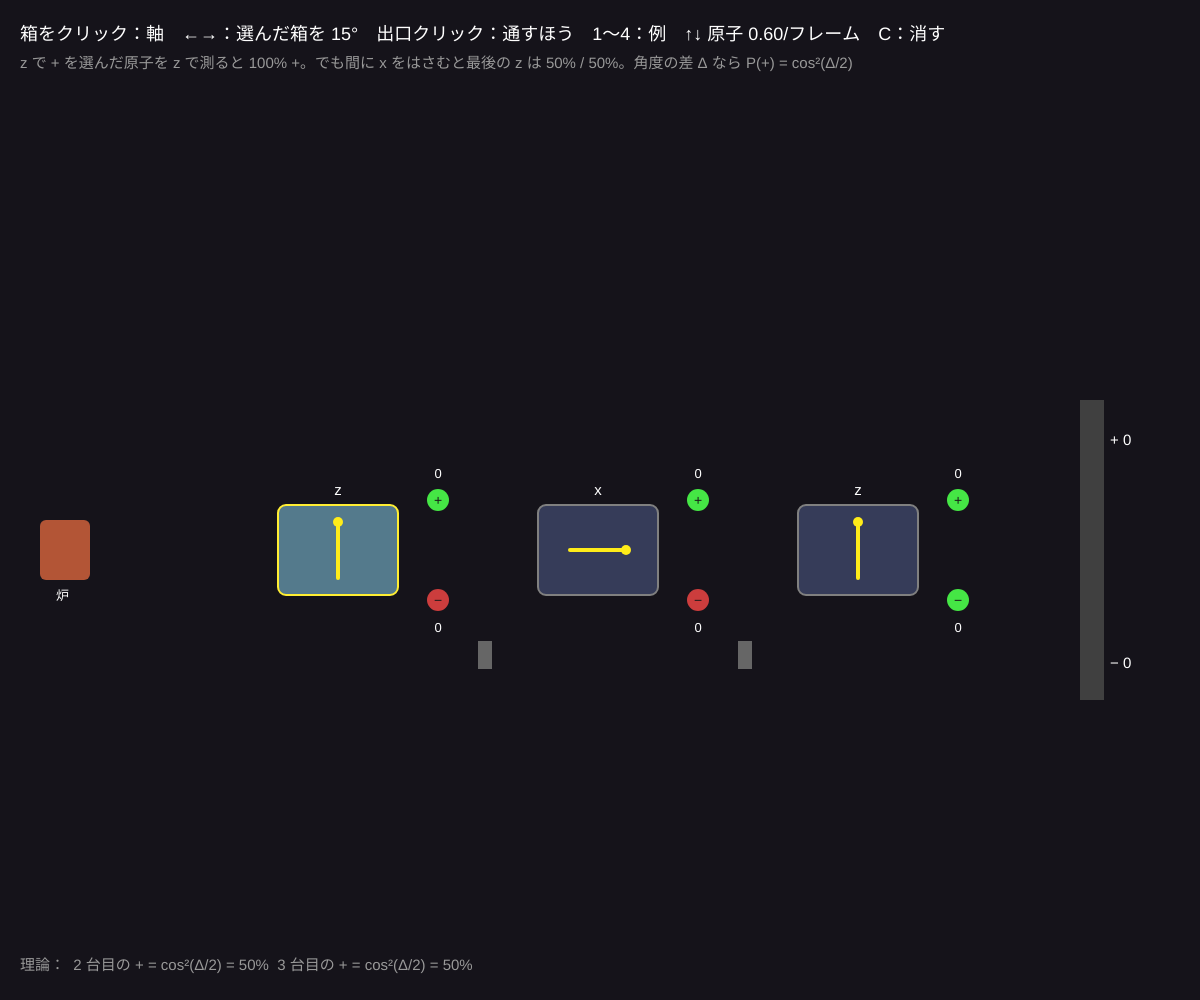
Frame 1 (no input)
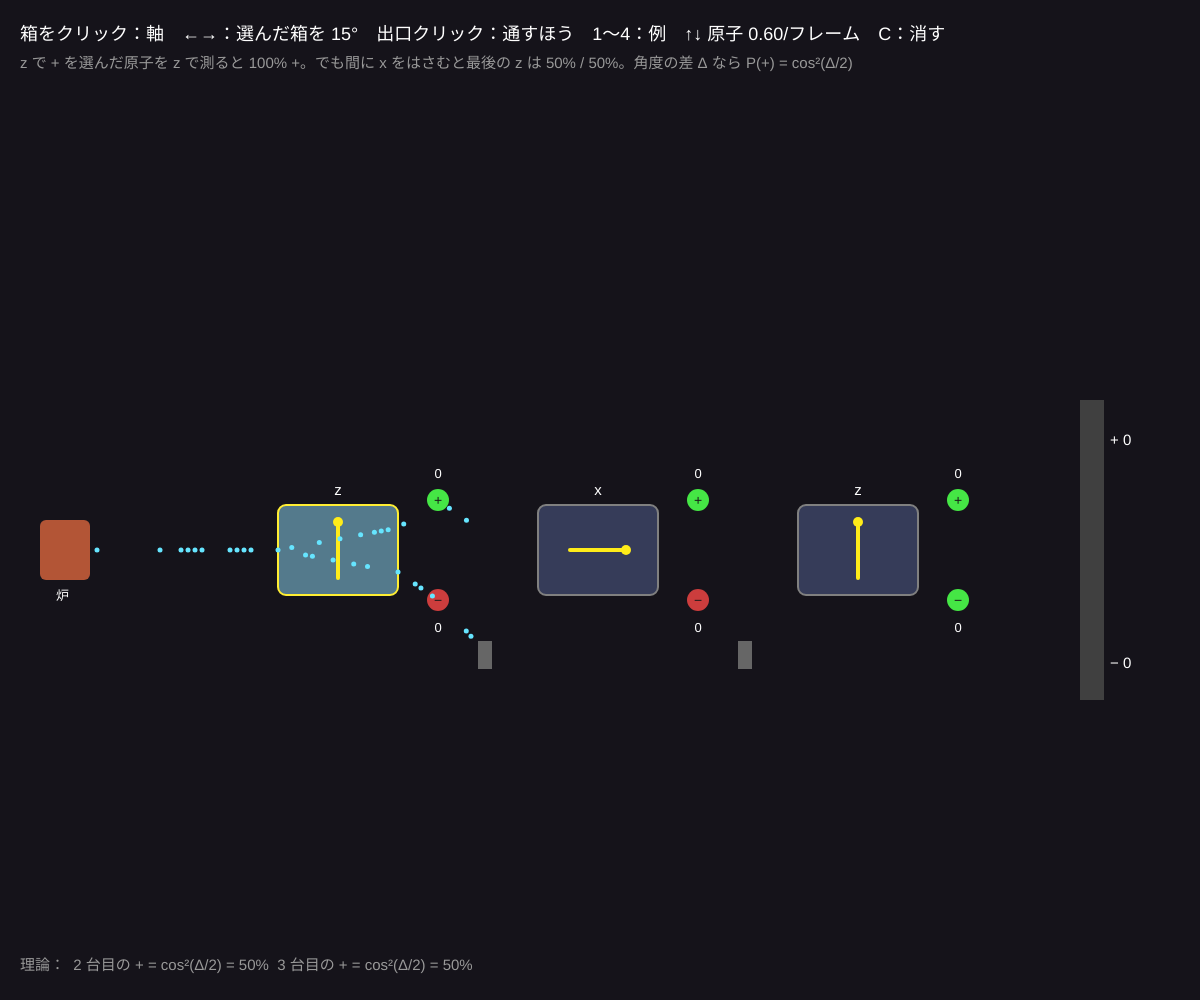
Frame 60 (no input)
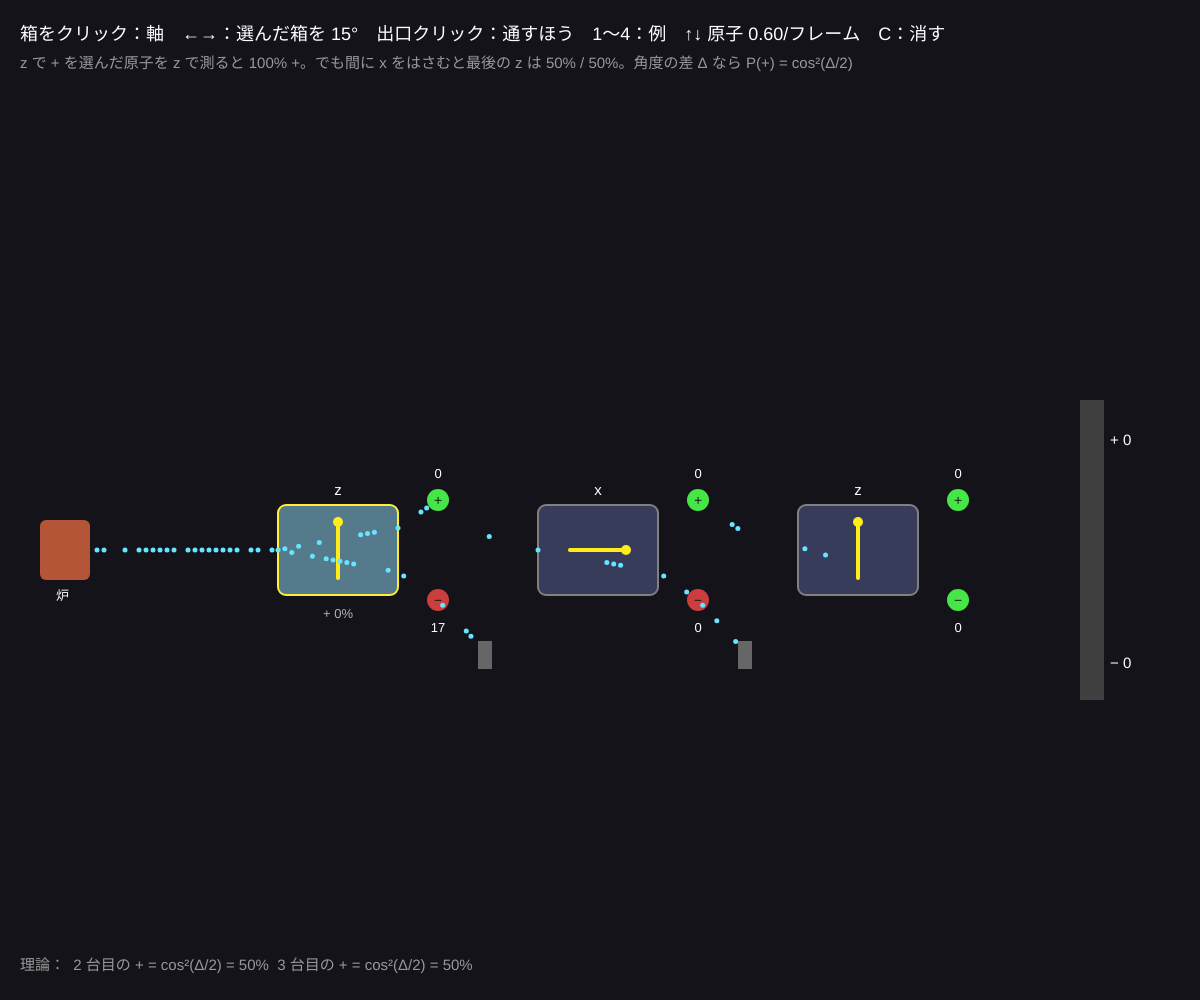
Frame 120 (the mouse pressed at the canvas centre since frame 60)

The p5.js sketch that drew these frames (run headless with seeded random() and noise() and a simulated clock; from frame 60 on, the mouse is pressed at the canvas centre):

// p5.js sketch
// ── sketch.js
// ============================================
// 09 シュテルン＝ゲルラッハ実験
// 銀原子のビームを不均一な磁石（SG 装置）に通すと、スピンの向きで「上（+）」「下（−）」の 2 本にだけ分かれる
//   z で + を選んだあと x で測り、もう一度 z で測ると… また半々に分かれる。x を測ったことで z の情報が消える
// 箱をクリック = 軸を z → 45° → x → z / ←→ = 選んだ箱の軸を 15° ずつ / 出口（+ / −）をクリック = 次へ通すほう
// 1〜4 = 例（z ／ z-z ／ z-x ／ z-x-z） / ↑↓ = 原子の数 / C = カウントを消す
// ============================================

let stages = [];            // 各装置 {th: 軸の角度（0 = z, 90 = x）, pass: 1（+）か −1（−）, cnt: [+, −]}
let sel = 0;
let rate = 0.6;             // ★ 1 フレームに出す原子の数（平均）
let atoms = [];
let speed = 7;              // ★ 原子の速さ（px/フレーム）
let finalCnt = [0, 0];

function setup() {
  createCanvas(windowWidth, windowHeight);
  colorMode(HSB, 360, 100, 100, 100);
  preset(4);
}

function preset(k) {
  let axes = [[0], [0, 0], [0, 90], [0, 90, 0]][k - 1];
  stages = axes.map((th) => ({ th, pass: 1, cnt: [0, 0] }));
  atoms = []; finalCnt = [0, 0]; sel = 0;
}

// 画面の配置
let cy, ovenX;
function boxX(i) { let sp = (width - 420) / stages.length; return 260 + sp * i + sp * 0.3; }
function portY(s) { return cy - s * 50; }   // + は上、− は下

// ★ 1 個の原子の運命をシミュレーションして、通り道（点の列）を作る
//   スピンの向き s（単位ベクトル）。軸 n で測ると + になる確率 = (1 + s·n) / 2 = cos²(角度の差 / 2)
//   測ったあと s は +n か −n に「収縮」する
function makeAtom() {
  // 炉から出る原子のスピンはばらばらの向き（3D でランダム）
  let u = random(-1, 1), ph = random(TWO_PI);
  let s = { x: sqrt(1 - u * u) * cos(ph), y: sqrt(1 - u * u) * sin(ph), z: u };
  let path = [{ x: ovenX, y: cy }], outcomes = [];
  for (let i = 0; i < stages.length; i++) {
    let th = radians(stages[i].th), n = { x: sin(th), y: 0, z: cos(th) };
    let pPlus = (1 + s.x * n.x + s.y * n.y + s.z * n.z) / 2;
    let out = random() < pPlus ? 1 : -1;
    s = { x: out * n.x, y: out * n.y, z: out * n.z };
    outcomes.push(out);
    let bx = boxX(i);
    path.push({ x: bx - 60, y: cy }, { x: bx + 60, y: cy - out * 22 }, { x: bx + 100, y: portY(out) });
    let last = i === stages.length - 1;
    if (last) { path.push({ x: width - 110, y: cy - out * 110 }); break; }
    if (out !== stages[i].pass) { path.push({ x: bx + 150, y: cy - out * 105 }); break; }   // 止められる
    path.push({ x: boxX(i + 1) - 90, y: cy });
  }
  return { path, seg: 0, f: 0, outcomes };
}

function draw() {
  background(260, 25, 10);
  cy = height * 0.55; ovenX = 90;
  let n = floor(rate) + (random() < rate % 1 ? 1 : 0);
  for (let i = 0; i < n && atoms.length < 500; i++) atoms.push(makeAtom());

  // ビームの道（うすく）
  stroke(0, 0, 100, 10); strokeWeight(14); noFill();
  // 炉
  noStroke(); fill(15, 70, 70); rect(ovenX - 50, cy - 30, 50, 60, 6);
  fill(0, 0, 100); textSize(13); text('炉', ovenX - 34, cy + 50);

  // 装置
  for (let i = 0; i < stages.length; i++) {
    let st = stages[i], bx = boxX(i), last = i === stages.length - 1;
    fill(i === sel ? 200 : 230, 40, i === sel ? 55 : 35); stroke(i === sel ? color(55, 80, 100) : color(0, 0, 50)); strokeWeight(2);
    rect(bx - 60, cy - 45, 120, 90, 8);
    // 軸の向き（矢印）
    let th = radians(st.th);
    stroke(55, 90, 100); strokeWeight(4);
    line(bx - 28 * sin(th), cy + 28 * cos(th), bx + 28 * sin(th), cy - 28 * cos(th));
    noStroke(); fill(55, 90, 100); circle(bx + 28 * sin(th), cy - 28 * cos(th), 10);
    fill(0, 0, 100); textSize(15); textAlign(CENTER);
    text(st.th === 0 ? 'z' : st.th === 90 ? 'x' : st.th + '°', bx, cy - 55);
    // 出口と通すほう
    for (let s of [1, -1]) {
      let passOK = last || st.pass === s;
      fill(passOK ? color(120, 70, 90) : color(0, 70, 80));
      circle(bx + 100, portY(s), 22);
      fill(0, 0, 10); textSize(14); text(s > 0 ? '+' : '−', bx + 100, portY(s) + 5);
      if (!passOK) { fill(0, 0, 40); rect(bx + 140, cy - s * 105 - 14, 14, 28); }
      fill(0, 0, 100); textSize(13);
      text(st.cnt[s > 0 ? 0 : 1], bx + 100, portY(s) - s * 22 + (s > 0 ? 0 : 10));
    }
    let tot = st.cnt[0] + st.cnt[1];
    fill(0, 0, 70); textSize(13);
    text(tot ? '+ ' + nf((100 * st.cnt[0]) / tot, 1, 0) + '%' : '', bx, cy + 68);
    textAlign(LEFT);
  }
  // 最後のスクリーン
  fill(0, 0, 25); rect(width - 120, cy - 150, 24, 300);
  fill(0, 0, 100); textSize(15);
  text('+ ' + finalCnt[0], width - 90, cy - 105); text('− ' + finalCnt[1], width - 90, cy + 118);

  // 原子を動かす
  noStroke(); fill(190, 60, 100);
  for (let a of atoms) {
    let p = a.path[a.seg], q = a.path[a.seg + 1];
    let d = max(1, dist(p.x, p.y, q.x, q.y));
    a.f += speed / d;
    if (a.f >= 1) { a.f = 0; a.seg++; }
    if (a.seg >= a.path.length - 1) { a.done = true; continue; }
    p = a.path[a.seg]; q = a.path[a.seg + 1];
    circle(lerp(p.x, q.x, a.f), lerp(p.y, q.y, a.f), 5);
  }
  for (let a of atoms) if (a.done) {           // 着いた原子を数える
    a.outcomes.forEach((o, i) => { if (stages[i]) stages[i].cnt[o > 0 ? 0 : 1]++; });
    if (a.outcomes.length === stages.length) finalCnt[a.outcomes[a.outcomes.length - 1] > 0 ? 0 : 1]++;
  }
  atoms = atoms.filter((a) => !a.done);

  fill(0, 0, 100); textSize(18);
  text('箱をクリック：軸　←→：選んだ箱を 15°　出口クリック：通すほう　1〜4：例　↑↓ 原子 ' + nf(rate, 1, 2) + '/フレーム　C：消す', 20, 40);
  fill(0, 0, 60); textSize(15);
  text('z で + を選んだ原子を z で測ると 100% +。でも間に x をはさむと最後の z は 50% / 50%。角度の差 Δ なら P(+) = cos²(Δ/2)', 20, 68);
  // 理論の確率
  let txt = '理論：';
  for (let i = 1; i < stages.length; i++) {
    let d = radians(stages[i].th - stages[i - 1].th), p = stages[i - 1].pass > 0 ? sq(cos(d / 2)) : sq(sin(d / 2));
    txt += '  ' + (i + 1) + ' 台目の + = cos²(Δ/2) = ' + nf(p * 100, 1, 0) + '%';
  }
  text(stages.length > 1 ? txt : '理論：1 台目はいつも 50% / 50%（スピンはばらばら）', 20, height - 30);
}

function mousePressed() {
  for (let i = 0; i < stages.length; i++) {
    let bx = boxX(i);
    for (let s of [1, -1]) if (dist(mouseX, mouseY, bx + 100, portY(s)) < 16 && i < stages.length - 1) { stages[i].pass = s; clearCounts(); return; }
    if (abs(mouseX - bx) < 60 && abs(mouseY - cy) < 45) {
      sel = i;
      let order = [0, 45, 90];
      let k = order.indexOf(stages[i].th);
      stages[i].th = order[(k + 1) % 3];
      clearCounts();
      return;
    }
  }
}
function clearCounts() { for (let st of stages) st.cnt = [0, 0]; finalCnt = [0, 0]; atoms = []; }

function keyPressed() {
  if (key >= '1' && key <= '4') preset(int(key));
  if (key === UP_ARROW) rate = min(5, rate * 1.5);
  if (key === DOWN_ARROW) rate = max(0.05, rate / 1.5);
  if (key === RIGHT_ARROW && stages[sel]) { stages[sel].th = (stages[sel].th + 15) % 360; clearCounts(); }
  if (key === LEFT_ARROW && stages[sel]) { stages[sel].th = (stages[sel].th + 345) % 360; clearCounts(); }
  if (key === 'c' || key === 'C') clearCounts();
}

// ---------- やってみよう ----------
// 1. 2（z-z）で 2 台目は 100% +。2 台目の軸を 15° ずつ回して、+ の割合が cos²(Δ/2) になるか確かめよう
// 2. 4（z-x-z）の 2 台目の出口を − に変えても、最後は半々？
// 3. 2 台目の軸を 180° にすると？（z の下向き = 「−z で +」）
// 4. 装置を 4 台以上に増やして（preset に配列を足す）、少しずつ回した軸を並べると、スピンを止めずに 90° 回せる？（量子ゼノン効果）
